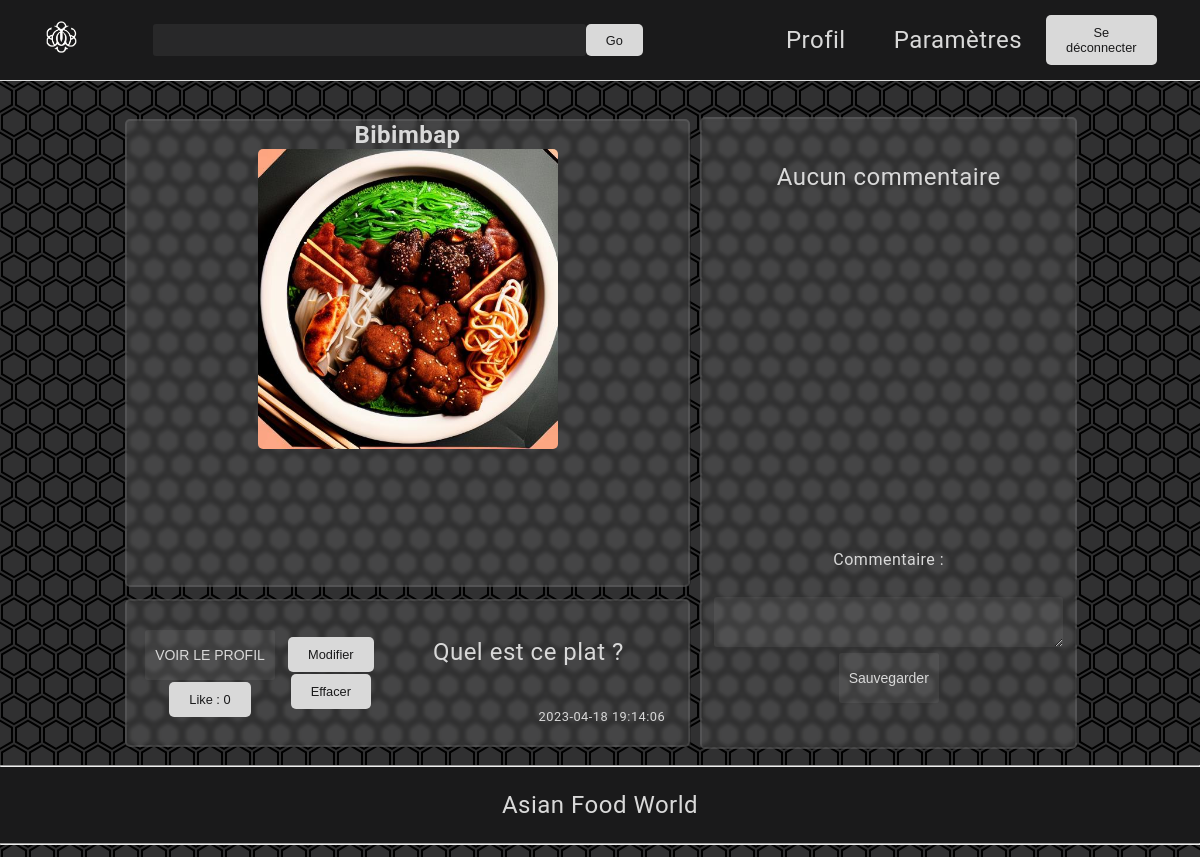
Before: /comment.php?post_id=2 (signed in) with the older database file.
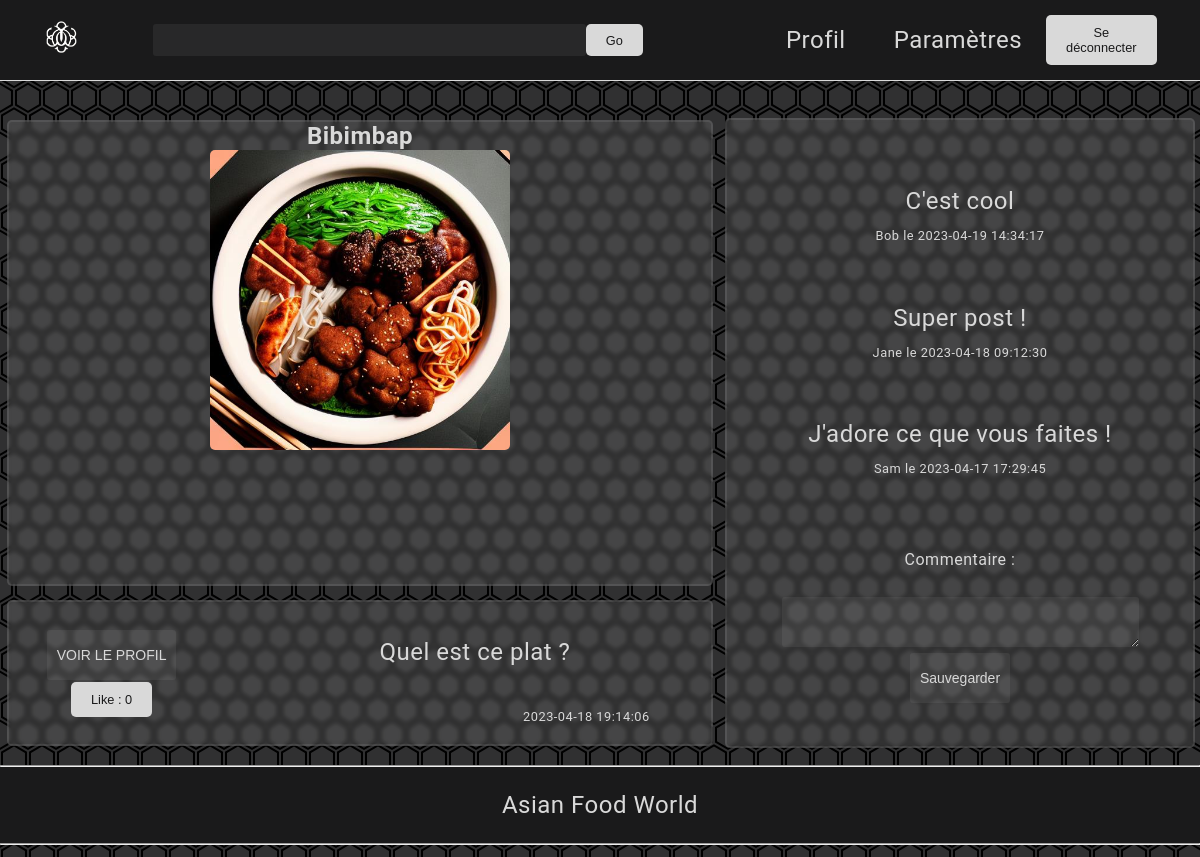
After: the same page with the newer database file.
### tables this page shows
CREATE TABLE IF NOT EXISTS T_USER_POST
 (
   POST_ID BIGINT(4) NOT NULL AUTO_INCREMENT  ,
   POST_TEXT VARCHAR(256) NOT NULL  ,
   POST_TITLE VARCHAR(32) NOT NULL  ,
   CREATED_TIME datetime NOT NULL  ,
   POST_IMG VARCHAR(255) NOT NULL  ,
   USER_ID BIGINT(4) NOT NULL  
   , PRIMARY KEY (POST_ID) 
 ) 
 comment = "";

CREATE TABLE IF NOT EXISTS T_POST_COMMENT
 (
   COMMENT_ID BIGINT(4) NOT NULL AUTO_INCREMENT ,
   COMMENT_TEXT VARCHAR(128) NOT NULL  ,
   CREATED_TIME datetime NOT NULL  ,
   POST_ID BIGINT(4) NOT NULL  ,
   USER_ID BIGINT(4) NOT NULL  
   , PRIMARY KEY (COMMENT_ID) 
 ) 
 comment = "";

CREATE TABLE IF NOT EXISTS T_USER_PROFILE
 (
   USER_ID BIGINT(4) NOT NULL AUTO_INCREMENT ,
   USER_EMAIL VARCHAR(128) NOT NULL  ,
   USER_DESC VARCHAR(128) NOT NULL  ,
   USER_PP VARCHAR(256) NOT NULL  ,
   USER_PSEUDO VARCHAR(50) NOT NULL  ,
   USER_NAME VARCHAR(50) NOT NULL  ,
   USER_SURNAME VARCHAR(50) NOT NULL  ,
   USER_PASSWORD VARCHAR(256) NOT NULL ,  
   USER_CREATED datetime NOT NULL  ,
   PRIMARY KEY (USER_ID) 
 ) 
 comment = "";

### Parties/Classes.php (called while the page is built, shortened)
<?php
class Cookie
{
    private $username;
    public function __construct()
    {
        if ($this->IssetCookie()) {
            $this->username = $_COOKIE['username'];
        }
    }
    public function IssetCookie()
    {
        return (isset($_COOKIE['username']) && isset($_COOKIE['password']));
    }
    public function getUsername()
    {
        return $this->username;
    }
}
class SQLconn
{
    public $conn = NULL;
    function __construct()
    {
        $servername = "localhost";
        $username = "root";
        $password = "";
        $dbname = "DB";
        $this->conn = new mysqli($servername, $username, $password, $dbname);
    }
    public function getNumLikes($post_id)
    {
        $stmt = $this->conn->prepare("SELECT COUNT(*) as LIKE_ID FROM T_LIKE WHERE POST_ID = ?");
        $stmt->bind_param("i", $post_id);
        $stmt->execute();
        $result = $stmt->get_result();
        $row = $result->fetch_assoc();
        return $row["LIKE_ID"];
    }
    public function getUserData($username)
    {
        $stmt = $this->conn->prepare("SELECT * FROM T_USER_PROFILE WHERE USER_PSEUDO = ?");
        $stmt->bind_param("s", $username);
        $stmt->execute();
        $result = $stmt->get_result();
        if ($result->num_rows > 0) {
            $row = $result->fetch_assoc();
            $user_data = array(
                "user_id" => $row["USER_ID"],
                "user_email" => $row["USER_EMAIL"],
                "user_pp" => $row["USER_PP"],
                "user_pseudo" => $row["USER_PSEUDO"],
                "user_name" => $row["USER_NAME"],
                "user_surname" => $row["USER_SURNAME"],
                "user_desc" => $row["USER_DESC"],
                "user_created" => $row["USER_CREATED"],
            );
            return $user_data;
        } else {
            return false;
        }
    }
    public function getPostData($post_id)
    {
        $stmt = $this->conn->prepare("SELECT * FROM T_USER_POST WHERE POST_ID = ?");
        $stmt->bind_param("i", $post_id);
        $stmt->execute();
        $result = $stmt->get_result();
        if ($result->num_rows > 0) {
            $row = $result->fetch_assoc();
            $post_data = array(
                "post_id" => $row["POST_ID"],
                "post_title" => $row["POST_TITLE"],
                "post_text" => $row["POST_TEXT"],
                "created_time" => $row["CREATED_TIME"],
                "post_img" => $row["POST_IMG"],
                "user_id" => $row["USER_ID"]
            );
            return $post_data;
        } else {
            return false;
        }
    }
    function getUserIdFromPostId($post_id)
    {
        $stmt = $this->conn->prepare("SELECT USER_ID FROM T_USER_POST WHERE POST_ID = ?");
        $stmt->bind_param("i", $post_id);
        $stmt->execute();
        $result = $stmt->get_result();
        if ($result->num_rows == 1) {
            $row = $result->fetch_assoc();
            return $row["USER_ID"];
        } else {
            return null;
        }
    }
    public function getUserPseudo($user_id)
    {
        $stmt = $this->conn->prepare("SELECT USER_PSEUDO FROM T_USER_PROFILE WHERE USER_ID = ?");
        $stmt->bind_param("i", $user_id);
        $stmt->execute();
        $result = $stmt->get_result();
        $row = $result->fetch_assoc();
        return $row['USER_PSEUDO'];
    }
    public function getComData($com_id)
    {
        $stmt = $this->conn->prepare("SELECT * FROM T_POST_COMMENT WHERE COMMENT_ID = ?");
        $stmt->bind_param("i", $com_id);
        $stmt->execute();
        $result = $stmt->get_result();
        if ($result->num_rows > 0) {
            $row = $result->fetch_assoc();
            $comment_data = array(
                "comment_id" => $row["COMMENT_ID"],
                "comment_text" => $row["COMMENT_TEXT"],
                "created_time" => $row["CREATED_TIME"],
                "post_id" => $row["POST_ID"],
                "user_id" => $row["USER_ID"]
            );
            return $comment_data;
        } else {
            return false;
        }
    }
    public function getComsByDate($post_id)
    {
        $sql = "SELECT COMMENT_ID FROM T_POST_COMMENT WHERE POST_ID = " . $post_id . " ORDER BY CREATED_TIME DESC";
        $result = $this->conn->query($sql);
        if ($result->num_rows > 0) {
            $comments = array();
            $index = 0;
            while ($row = $result->fetch_assoc()) {
                $comments[$index] = $row["COMMENT_ID"];
                $index++;
            }
            return $comments;
        } else {
            return false;
        }
    }
}
?>

### comment.php (the view, shortened to what this page needs)
<?php include("./Parties/head.php") ?>
<?php include("./Parties/Classes.php") ?>
<?php
$cook = new Cookie();
if ($cook->IssetCookie()) {
    $conn = new SQLconn();
    ?>
    <?php include("./Parties/header.php"); ?>
    <body>
        <?php
        if (isset($_GET['post_id']) && !empty($_GET['post_id'])) {
            $post_id = $_GET['post_id'];
            $post_data = $conn->getPostData($post_id);
            if ($post_data !== false) {
                $post_title = $post_data['post_title'];
                $post_text = $post_data['post_text'];
                $post_img = $post_data['post_img'];
                $post_time = $post_data['created_time'];
                $actual_user = $conn->getUserData($cook->getUsername())['user_id'];
                $user_id = $conn->getUserIdFromPostId($post_id);
                $user_pseudo = $conn->getUserPseudo($user_id);
                $num_likes = $conn->getNumLikes($post_id);
                ?>
                <div class="center">
                    <div class="post">
                        <div class="left">
                            <h1>
                                <?php echo "$post_title" ?>
                            </h1>
                            <div class="img-container">
                                <img src="<?php echo "$post_img" ?>" alt="<?php echo "$post_title" ?>">
                            </div>
                        </div>
                        <div class="com">
                            <div id="comment-container">
                                <?php
                                $post_id = $_GET['post_id'];
                                include("./Parties/loadcom.php");
                                    ?>
                            </div>
                            <form method="post" action="redirect.php">
                                <label for="comment_text">Commentaire :</label><br>
                                <textarea name="comment_text" id="comment_text" rows="3" cols="40"></textarea><br>
                                <input type="submit" value="Sauvegarder" name="com">
                            </form>
                        </div>
                        <div class="desc">
                            <div class="like-and-user">
                                <form method='post' action="./redirect.php">
                                    <button type='submit' name="like">Like :
                                        <?php echo $num_likes ?>
                                    </button>
                                </form>
                                <form action="./Profil.php?pseudo=<?php echo $user_pseudo ?> " method="post">
                                    <input type="submit" value="VOIR LE PROFIL">
                                </form>
                            </div>
                            <div class="modif">
                                <?php if ($user_id == $actual_user) { ?>
                                    <form method="post" action="./action.php">
                                        <button type="submit" name="del">Effacer</button>
                                    </form>
                                    <form method="post" action="./action.php">
                                        <button type="submit" name="mod">Modifier</button>
                                    </form>
                                <?php } ?>
                            </div>
                            <div class="usertext">
                                <div class="text">
                                    <?php echo "$post_text" ?>
                                </div>
                                <p class="date">
                                    <?php echo "$post_time" ?>
                                </p>
                            </div>
                        </div>
                    </div>
                </div>
            <?php
            } else {
                echo "Aucun post trouvé";
            }
            include("./Parties/footer.php");
        } else {
            header("Location: ./index.php");
            exit();
        }
}
?>
</body>
</html>

### Parties/head.php (shortened to what this page needs)
<!doctype html>
<html lang="fr">
<head>
  <link rel="stylesheet" href="./CSS/style1.css">
</head>

### Parties/header.php (shortened to what this page needs)
<header>
  <div class="logo">
    <a href="./index.php">
      <img src="./IMG/t3.ico" alt="Logo">
    </a>
  </div>
  <form class="search" action="./redirect.php" method="post">
    <input id="suggestField" type="text" onkeyup="suggestNamesFromInput(this.value)" name="suggestField">
    <button type="submit" name="voir_post">Go</button>
  </form>
  <nav>
    <ul>
      <li><a href="./Profil.php">Profil</a></li>
      <li><a href="./Settings.php">Paramètres</a></li>
    </ul>
    <?php include("./Parties/signout.php"); ?>
  </nav>
</header>

### Parties/signout.php (shortened to what this page needs)
<form class="signout" action="./index.php" method="post">
  <button type="submit" name="signout">Se déconnecter</button>
</form>

### Parties/loadcom.php (shortened to what this page needs)
<?php
$com_id_list = $conn->getComsByDate($post_id);
if (!$com_id_list) {
    echo "Aucun commentaire";
} else {
    if (!empty($com_id_list)) {
        for ($i = 0; $i < 4; $i++) {
            $com_id = $com_id_list[$i];
            $com_data = $conn->getComData($com_id);
            $com_text = $com_data['comment_text'];
            $com_time = $com_data['created_time'];
            $user_id = $com_data['user_id'];
            $user_pseudo = $conn->getUserPseudo($user_id);
            echo (isset($com_text) ? "<div class=\"comments\"><div>" . "$com_text" . "</div>" . (isset($com_time) ? "<p class=\"date\">" . (isset($user_pseudo) ? "$user_pseudo le " : '') . "$com_time" . "</p>" : "") . "</div>" : "");
        }
    }
}
?>

### Parties/footer.php (shortened to what this page needs)
<footer>
    <hr>
    <p>Asian Food World </p>
    <hr>
</footer>

### CSS/style1.css (style rules this page uses)
:root { --border-radius: 5px; --secondary-color: 217, 217, 217; --main-color: 26, 26, 27; --transition: 500ms; }
body { color: rgb(var(--secondary-color)); font-family: 'Roboto', sans-serif; font-size: 1.5em; margin: 0; padding: 0; text-align: center; letter-spacing: 0.5px; background-image: url(../IMG/background.svg); background-color: rgb(var(--main-color), 0.9); background-attachment: fixed; }
h1 { font-size: 4em; }
* { scrollbar-width: none; scrollbar-color: rgb(var(--secondary-color)) rgba(var(--secondary-color), 0.07); }
.post { height: 80vh; display: grid; grid-template-columns: 1fr 1fr 1fr 1fr 1fr; grid-template-rows: 75% 25%; grid-template-areas: " img img img com com" " desc desc desc com com"; }
.post>*, .poster>* { margin: 1%; border-radius: var(--border-radius); backdrop-filter: blur(2px); }
.left h1 { font-size: 1.5rem; text-align: center; margin: 0; }
.desc { grid-area: desc; display: flex; justify-content: space-around; align-items: center; padding: 0.5em; }
.desc>*>*, .desc>* { max-height: 100%; padding: 1px; }
.like-and-user, .modif { display: flex; flex-direction: column-reverse; justify-content: space-evenly; align-items: center; flex-grow: 0.5; }
.usertext { flex-grow: 2; display: grid; grid-template-columns: 1fr 1fr; grid-template-rows: 80% 20%; grid-template-areas: "text text" ". date"; }
.com { grid-area: com; display: flex; flex-direction: column; justify-content: space-evenly; padding: 0.5em; }
#comment-container { height: 325px; overflow-y: scroll; }
.comments { display: flex; flex-direction: column; padding: 1em; }
.comments :last-child { max-height: 20%; }
.comments :first-child { max-height: 80%; }
.text { grid-area: text; overflow-y: scroll; overflow-wrap: break-word; }
.date { grid-area: date; font-size: 0.8rem; }
.left { grid-area: img; }
.left img { border-radius: var(--border-radius); max-width: 100% !important; }
.img-container img { max-width: 300px; max-height: 300px; object-fit: contain; }
header { display: grid; grid-template-columns: 1fr 4fr 2fr; grid-template-rows: 100%; position: sticky; top: 0; left: 0; z-index: 1; border-bottom: 1px solid rgb(var(--secondary-color)); width: 100%; height: 10vh; background: rgb(var(--main-color)); }
header>* { display: flex; justify-content: center; align-items: center; max-width: 80%; }
nav ul { display: flex; list-style: none; }
nav li { flex-basis: 50%; text-align: center; padding: 0 1em; }
nav a { text-decoration: none; color: rgb(var(--secondary-color)); }
.logo img { max-width: 25%; max-height: 25%; width: auto; }
.search>* { height: 40%; }
.search input { color: rgb(var(--secondary-color)); padding: 0 5%; max-width: none; }
.search button { flex-grow: 1; display: flex; justify-content: center; align-items: center; }
footer { width: 100%; background-color: rgb(var(--main-color)); color: rgb(var(--secondary-color)); text-align: center; }
button { background-color: rgb(var(--secondary-color)); border-radius: var(--border-radius); color: rgb(var(--main-color)); cursor: pointer; font-size: 0.8rem; padding: 10px 20px; border: none; }
label { display: block; margin-top: 30px; font-size: 16px; }
input, textarea { height: 50px; width: 100%; background-color: rgba(var(--secondary-color), 0.07); border-radius: 3px; border: none; padding: 0 10px; font-size: 14px; margin-left: auto; margin-right: auto; max-width: fit-content; }
input::placeholder { color: rgb(var(--secondary-color)); }
input, textarea { color: rgb(var(--secondary-color)); }
.signout { display: flex; justify-content: flex-end; }
.center { display: grid; place-items: center; margin-top: 2rem; }
.settings, .card, .relations, .post>*, .poster>* { background-color: rgba(var(--secondary-color), 0.13); border: 2px solid rgba(var(--secondary-color), 0.1); }

Changed rows visible on the page:
added t_post_comment: COMMENT_TEXT "C'est cool", USER_ID.USER_PSEUDO "Bob", CREATED_TIME "2023-04-19 14:34:17"
added t_post_comment: COMMENT_TEXT "Super post !", USER_ID.USER_PSEUDO "Jane", CREATED_TIME "2023-04-18 09:12:30"
added t_post_comment: COMMENT_TEXT "J'adore ce que vous faites !", USER_ID.USER_PSEUDO "Sam", CREATED_TIME "2023-04-17 17:29:45"
Other visible differences:
text no longer shown: "Aucun commentaire Effacer Modifier"
